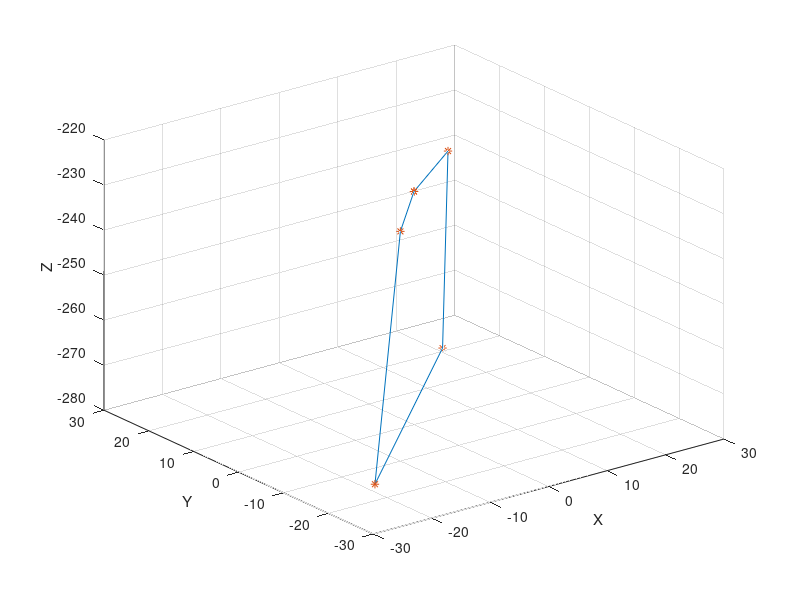

Here is the MATLAB script that generated this plot: (Note: this script raises an error after producing the figure.)
clc
clear all
%Задание времени перемещения
T=10;
%Задание количества участков разбиения
N=5;
t=0:T/N:T;
%Определение декартовых координат и ориентации рабочего органа механизма в
%каждой точке траектории

x=[0 25 21 -28.7 -10 0];
y=[0 25 21 -28.7 -10 0];
z=[-228.24 -239.5 -280 -270 -229 -228.24];

%z=[-228.24 -239.5 -270 -300 -259 -228.24];
% return
% x(0)=0;
% y(0)=0;
% z(0)=-228.5;
% 
% x(1)=25;
% y(1)=25;
% z(1)=-239.5;
% 
% x(2)=21;
% y(2)=21;
% z(2)=-280;
% 
% x(3)=-28.7;
% y(3)=-28.7;
% z(3)=-270;
% 
% x(4)=-10;
% y(4)=-10;
% z(4)=-229;
% 
% x(5)=0;
% y(5)=0;
% z(5)=-228.5;
 
% x=40*cos(pi*t/15)*cos(pi/4)-35;
% y=40*cos(pi*t/15)*sin(pi/4)+45;
% % [x, y] = meshgrid(x,y);
% z=30*sin(pi*t/15)-250;

m=plot3(x,y,z,'-')
hold on
plot3(x,y,z,'*')
xlabel('X')
ylabel('Y')
zlabel('Z')
grid on
%Решение обратной задачи о положениях в каждой точке траектории
for i=1:N+1
    Q(:,i)=OZK(x(i),y(i),z(i))
end

%Задаём начальные условия для численного решения
%Для каждой обобщённой координаты ищем коэффициенты многочлена
for j=1:3
    v=Q(j,:);
    p(j,:)=Koefficienti(v,T,N);
    s(j,:)=Odin_mnogohlen(v,T,N);
end

%Построения графика изменения первой обобщённой координаты
for i=1:3
    j=1; %номер участка разбиения
    for t=0:T/N:T-T/N
        t1=t:0.1:t+T/N-0.1;
        %Задаём зависимость обобщённой координаты от времени
        switch j
            case 1
                q(i,1+(j-1)*size(t1,2):j*size(t1,2))=polyval(fliplr(p(i,1:5)),t1)
            case N
                q(i,1+(j-1)*size(t1,2):j*size(t1,2))=polyval(fliplr(p(i,4*N-2:4*N+2)),t1)
            otherwise
                q(i,1+(j-1)*size(t1,2):j*size(t1,2))=polyval(fliplr(p(i,6+4*(j-2):9+4*(j-2))),t1)
        end
        j=j+1;
    end
    t=0:0.1:T-0.1
    s1=fliplr(s(i,:));
    y=polyval(s1,t);
    %Строим графики зависимость скорости изменения обобщённой
    %координатs от времени
    figure
    switch i
        case 1
            plot(t,q(i,:),'c');
            hold on
            plot(t,y,'m');
            hold on
            plot(0:T/N:T,Q(i,:),'r*')
            grid on
            title('Q1')
        case 2
            plot(t,q(i,:),'c');
            hold on
            plot(t,y,'m');
            hold on
            plot(0:T/N:T,Q(i,:),'r*')
            grid on
            title('Q2')
        case 3
            plot(t,q(i,:),'c');
            hold on
            plot(t,y,'m');
            hold on
            plot(0:T/N:T,Q(i,:),'r*')
            grid on
            title('Q3')
    end
    xlabel('t,сек')
    ylabel('Q')
end

%%
t11=[0:0.1:T-0.1]'; 
Q1=q(1,:)';
Q2=q(2,:)';
Q3=q(3,:)';
signal_T1=[t11,Q1]
signal_T2=[t11,Q2]
signal_T3=[t11,Q3]